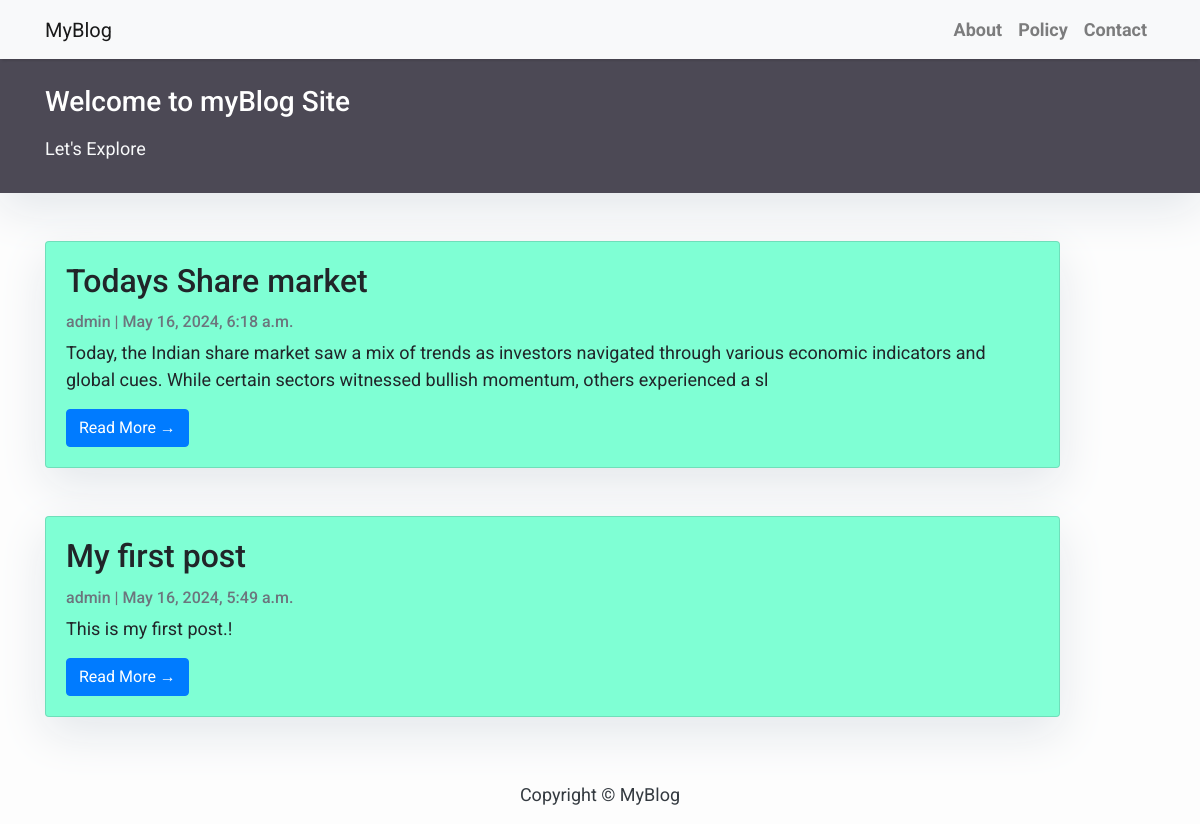
Before: / with the older database file.
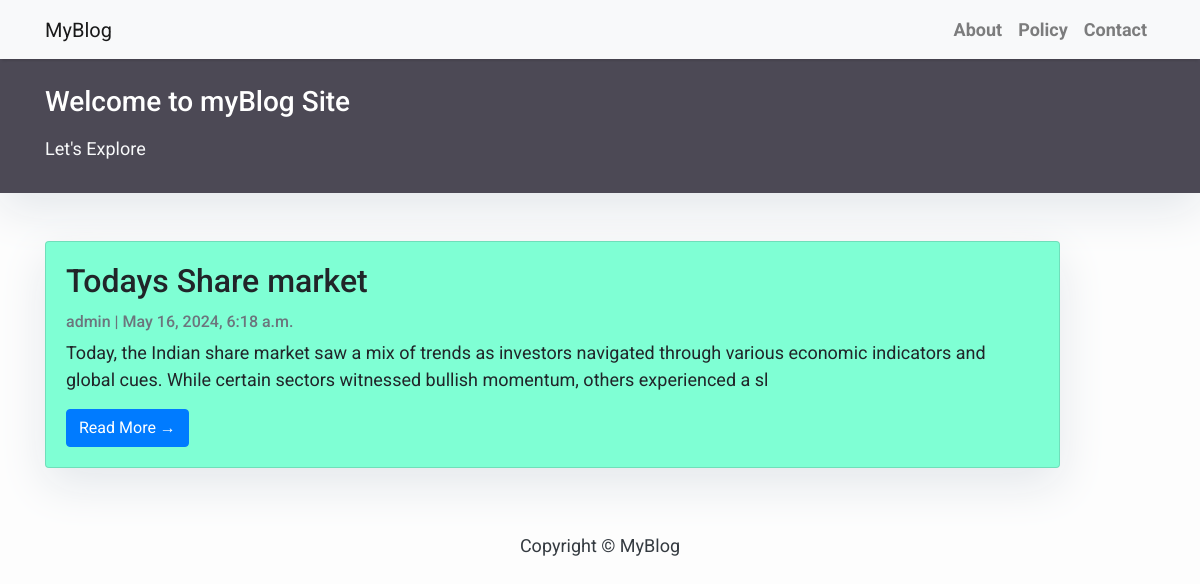
After: the same page with the newer database file.
### blog/models.py (models this page shows, shortened)
class Post(models.Model):
    title = models.CharField(max_length=200, unique=True)
    slug = models.SlugField(max_length=200, unique=True)
    author = models.ForeignKey(User, on_delete= models.CASCADE,related_name='blog_posts')
    updated_on = models.DateTimeField(auto_now= True)
    content = models.TextField()
    created_on = models.DateTimeField(auto_now_add=True)
    status = models.IntegerField(choices=STATUS, default=0)
    class Meta:
        ordering = ['-created_on']

### blog/views.py (the view)
# urls.py: path("", views.PostList.as_view(), name="home"),
class PostList(generic.ListView):
    queryset = Post.objects.filter(status=1).order_by("-created_on")
    template_name = "index.html"
    paginate_by = 3

### templates/index.html (shortened to what this page needs)
{% extends "base.html" %}
{% block content %}
<div class="masthead" style="background-color: rgb(76, 73, 85);">
    <div class="container">
        <div class="row">
            <div class=" col-md-5">
                <div class="heading">
                    <h3 class="heading my-3 mt-3 text-white"> Welcome to myBlog Site</h3>
                    <p class="text-light">Let's Explore &nbsp
                    </p>
                </div>
            </div>
        </div>
    </div>
</div>
<div class="container">
    <div class="row">
        <div class="col-md-11 mt-5">
            {% for post in post_list %}
            <div class="card mb-5" style="background-color: aquamarine;">
                <div class="card-body">
                    <h2 class="card-title">{{ post.title }}</h2>
                    <p class="card-text text-muted h6">{{ post.author }} | {{ post.created_on}} </p>
                    <p class="card-text">{{post.content|slice:":200" }}</p>
                    <a href="{% url 'post_detail' post.slug  %}" class="btn btn-primary">Read More &rarr;</a>
                </div>
            </div>
            {% endfor %}
        </div>
    </div>
</div>
{%endblock%}

### templates/base.html (shortened to what this page needs)
<!DOCTYPE html>
<html>
<head>
    <link rel="stylesheet" href="https://maxcdn.bootstrapcdn.com/bootstrap/4.0.0/css/bootstrap.min.css" />
    {% load static %}
    <link rel="stylesheet" href="../static/css/style.css"/>
</head>
<body>
    <nav class="navbar navbar-expand-lg navbar-light bg-light shadow" id="mainNav">
        <div class="container">
            <a class="navbar-brand" href="{% url 'home' %}">MyBlog</a>
            <div class="collapse navbar-collapse" id="navbarResponsive">
                <ul class="navbar-nav ml-auto">
                    <li class="nav-item text-black">
                        <a class="nav-link text-black font-weight-bold" href="#" id="aboutBtn">About</a>
                    </li>
                    <li class="nav-item text-black">
                        <a class="nav-link text-black font-weight-bold" href="#" id="policyBtn">Policy</a>
                    </li>
                    <li class="nav-item text-black">
                        <a class="nav-link text-black font-weight-bold" href="#" id="contactBtn">Contact</a>
                    </li>
                </ul>
            </div>
        </div>
    </nav>
    {% block content %}{% endblock content %}
    <footer class="py-3 bg-grey">
        <p class="m-0 text-dark text-center ">Copyright &copy; MyBlog</p>
    </footer>
</body>
</html>

### static/css/style.css (style rules this page uses)
body { font-family: "Roboto", sans-serif; font-size: 17px; background-color: #fdfdfd; }
.shadow { box-shadow: 0 4px 2px -2px rgba(0, 0, 0, 0.1); }
.masthead { background: #3398E1; height: auto; padding-bottom: 15px; box-shadow: 0 16px 48px #E3E7EB; padding-top: 10px; }

### templates/index.html (style rules this page uses)
body { font-family: "Roboto", sans-serif; font-size: 18px; background-color: #fdfdfd; }
.card { box-shadow: 0 16px 48px #E3E7EB; }

Changed rows visible on the page:
removed Post: title "My first post", author "admin", created_on "May 16, 2024, 5:49 a.m.", content "This is my first post.!"
